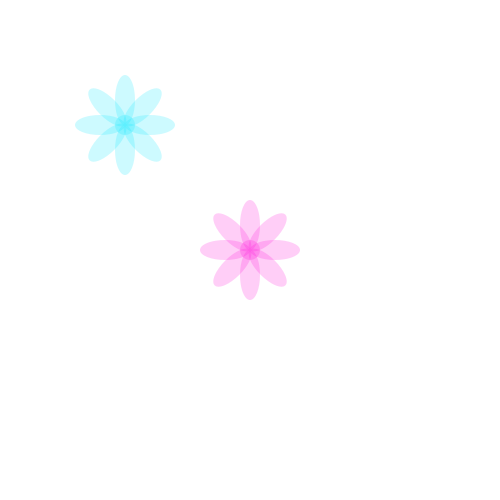
Frame 1 (no input)
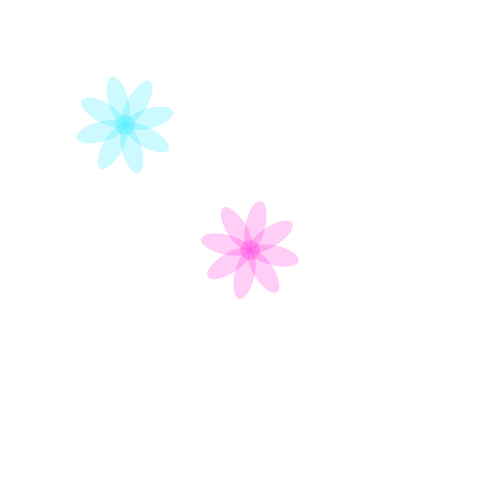
Frame 60 (the mouse pressed at the canvas centre just before this capture)
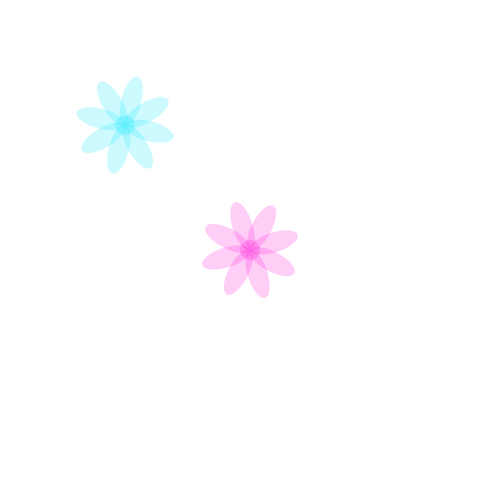
Frame 120 (the mouse held since frame 60 and released just before this capture)

The Processing sketch that drew these frames (run headless with seeded random() and noise(); from frame 60 on, the mouse is pressed at the canvas centre):

// Processing sketch: transform_midtermPractice
// ── transform_midtermPractice.pde
float angle = 0;

void setup(){
  size(500,500);
  noStroke();
  smooth();
  ellipseMode(CENTER);
  background(255);
}

void draw(){
  background(255);
  flower(255,3,214,2,angle*5);
  flower(2,232,255,4,angle);
  angle += 0.5;
}

void flower(int r, int g, int b, int trans, float angle){
  
  pushMatrix();
  translate(width/trans, height/trans);
  rotate(radians(angle));
  fill(r,g,b,50);
  ellipse(25, 0, 50, 20);
  ellipse(-25, 0, 50, 20);
  rotate(radians(90));
  ellipse(25, 0, 50, 20);
  ellipse(-25, 0, 50, 20);
  rotate(radians(45));
  ellipse(25, 0, 50, 20);
  ellipse(-25, 0, 50, 20);
  rotate(radians(90));
  ellipse(25, 0, 50, 20);
  ellipse(-25, 0, 50, 20);
  ellipse(0,0,20,20);
  
  popMatrix();
}
